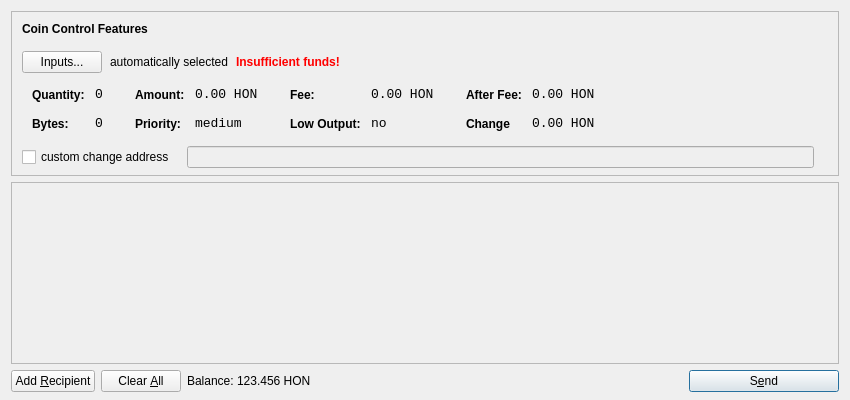
<?xml version="1.0" encoding="UTF-8"?>
<ui version="4.0">
 <class>SendCoinsDialog</class>
 <widget class="QDialog" name="SendCoinsDialog">
  <property name="geometry">
   <rect>
    <x>0</x>
    <y>0</y>
    <width>850</width>
    <height>400</height>
   </rect>
  </property>
  <property name="windowTitle">
   <string>Send Coins</string>
  </property>
  <layout class="QVBoxLayout" name="verticalLayout" stretch="0,1,0">
   <property name="bottomMargin">
    <number>8</number>
   </property>
   <item>
    <widget class="QFrame" name="frameCoinControl">
     <property name="sizePolicy">
      <sizepolicy hsizetype="Expanding" vsizetype="Expanding">
       <horstretch>0</horstretch>
       <verstretch>0</verstretch>
      </sizepolicy>
     </property>
     <property name="maximumSize">
      <size>
       <width>16777215</width>
       <height>16777215</height>
      </size>
     </property>
     <property name="frameShape">
      <enum>QFrame::StyledPanel</enum>
     </property>
     <property name="frameShadow">
      <enum>QFrame::Sunken</enum>
     </property>
     <layout class="QVBoxLayout" name="verticalLayoutCoinControl2">
      <property name="spacing">
       <number>-1</number>
      </property>
      <property name="leftMargin">
       <number>0</number>
      </property>
      <property name="topMargin">
       <number>0</number>
      </property>
      <property name="rightMargin">
       <number>0</number>
      </property>
      <property name="bottomMargin">
       <number>6</number>
      </property>
      <item>
       <layout class="QVBoxLayout" name="verticalLayoutCoinControl" stretch="0,0,0,0,1">
        <property name="spacing">
         <number>0</number>
        </property>
        <property name="leftMargin">
         <number>10</number>
        </property>
        <property name="topMargin">
         <number>10</number>
        </property>
        <item>
         <layout class="QHBoxLayout" name="horizontalLayoutCoinControl1">
          <property name="bottomMargin">
           <number>15</number>
          </property>
          <item>
           <widget class="QLabel" name="labelCoinControlFeatures">
            <property name="sizePolicy">
             <sizepolicy hsizetype="Preferred" vsizetype="Maximum">
              <horstretch>0</horstretch>
              <verstretch>0</verstretch>
             </sizepolicy>
            </property>
            <property name="font">
             <font>
              <weight>75</weight>
              <bold>true</bold>
             </font>
            </property>
            <property name="styleSheet">
             <string notr="true">font-weight:bold;</string>
            </property>
            <property name="text">
             <string>Coin Control Features</string>
            </property>
           </widget>
          </item>
         </layout>
        </item>
        <item>
         <layout class="QHBoxLayout" name="horizontalLayoutCoinControl2" stretch="0,0,0,0">
          <property name="spacing">
           <number>8</number>
          </property>
          <property name="bottomMargin">
           <number>10</number>
          </property>
          <item>
           <widget class="QPushButton" name="pushButtonCoinControl">
            <property name="styleSheet">
             <string notr="true"/>
            </property>
            <property name="text">
             <string>Inputs...</string>
            </property>
           </widget>
          </item>
          <item>
           <widget class="QLabel" name="labelCoinControlAutomaticallySelected">
            <property name="text">
             <string>automatically selected</string>
            </property>
            <property name="margin">
             <number>5</number>
            </property>
           </widget>
          </item>
          <item>
           <widget class="QLabel" name="labelCoinControlInsuffFunds">
            <property name="font">
             <font>
              <weight>75</weight>
              <bold>true</bold>
             </font>
            </property>
            <property name="styleSheet">
             <string notr="true">color:red;font-weight:bold;</string>
            </property>
            <property name="text">
             <string>Insufficient funds!</string>
            </property>
            <property name="margin">
             <number>5</number>
            </property>
           </widget>
          </item>
          <item>
           <spacer name="horizontalSpacerCoinControl">
            <property name="orientation">
             <enum>Qt::Horizontal</enum>
            </property>
            <property name="sizeHint" stdset="0">
             <size>
              <width>40</width>
              <height>1</height>
             </size>
            </property>
           </spacer>
          </item>
         </layout>
        </item>
        <item>
         <widget class="QWidget" name="widgetCoinControl" native="true">
          <property name="sizePolicy">
           <sizepolicy hsizetype="Preferred" vsizetype="Preferred">
            <horstretch>0</horstretch>
            <verstretch>0</verstretch>
           </sizepolicy>
          </property>
          <property name="minimumSize">
           <size>
            <width>0</width>
            <height>0</height>
           </size>
          </property>
          <property name="styleSheet">
           <string notr="true"/>
          </property>
          <layout class="QHBoxLayout" name="horizontalLayoutCoinControl5">
           <property name="margin">
            <number>0</number>
           </property>
           <item>
            <layout class="QHBoxLayout" name="horizontalLayoutCoinControl3" stretch="0,0,0,1">
             <property name="spacing">
              <number>20</number>
             </property>
             <property name="topMargin">
              <number>0</number>
             </property>
             <property name="bottomMargin">
              <number>10</number>
             </property>
             <item>
              <layout class="QFormLayout" name="formLayoutCoinControl1">
               <property name="horizontalSpacing">
                <number>10</number>
               </property>
               <property name="verticalSpacing">
                <number>14</number>
               </property>
               <property name="leftMargin">
                <number>10</number>
               </property>
               <property name="topMargin">
                <number>4</number>
               </property>
               <property name="rightMargin">
                <number>6</number>
               </property>
               <item row="0" column="0">
                <widget class="QLabel" name="labelCoinControlQuantityText">
                 <property name="styleSheet">
                  <string notr="true">font-weight:bold;</string>
                 </property>
                 <property name="text">
                  <string>Quantity:</string>
                 </property>
                 <property name="margin">
                  <number>0</number>
                 </property>
                </widget>
               </item>
               <item row="0" column="1">
                <widget class="QLabel" name="labelCoinControlQuantity">
                 <property name="font">
                  <font>
                   <family>Monospace</family>
                   <pointsize>10</pointsize>
                  </font>
                 </property>
                 <property name="cursor">
                  <cursorShape>IBeamCursor</cursorShape>
                 </property>
                 <property name="contextMenuPolicy">
                  <enum>Qt::ActionsContextMenu</enum>
                 </property>
                 <property name="text">
                  <string>0</string>
                 </property>
                 <property name="margin">
                  <number>0</number>
                 </property>
                 <property name="textInteractionFlags">
                  <set>Qt::LinksAccessibleByMouse|Qt::TextSelectableByKeyboard|Qt::TextSelectableByMouse</set>
                 </property>
                </widget>
               </item>
               <item row="1" column="0">
                <widget class="QLabel" name="labelCoinControlBytesText">
                 <property name="styleSheet">
                  <string notr="true">font-weight:bold;</string>
                 </property>
                 <property name="text">
                  <string>Bytes:</string>
                 </property>
                </widget>
               </item>
               <item row="1" column="1">
                <widget class="QLabel" name="labelCoinControlBytes">
                 <property name="font">
                  <font>
                   <family>Monospace</family>
                   <pointsize>10</pointsize>
                  </font>
                 </property>
                 <property name="cursor">
                  <cursorShape>IBeamCursor</cursorShape>
                 </property>
                 <property name="contextMenuPolicy">
                  <enum>Qt::ActionsContextMenu</enum>
                 </property>
                 <property name="text">
                  <string>0</string>
                 </property>
                 <property name="textInteractionFlags">
                  <set>Qt::LinksAccessibleByMouse|Qt::TextSelectableByKeyboard|Qt::TextSelectableByMouse</set>
                 </property>
                </widget>
               </item>
              </layout>
             </item>
             <item>
              <layout class="QFormLayout" name="formLayoutCoinControl2">
               <property name="horizontalSpacing">
                <number>10</number>
               </property>
               <property name="verticalSpacing">
                <number>14</number>
               </property>
               <property name="leftMargin">
                <number>6</number>
               </property>
               <property name="topMargin">
                <number>4</number>
               </property>
               <property name="rightMargin">
                <number>6</number>
               </property>
               <item row="0" column="0">
                <widget class="QLabel" name="labelCoinControlAmountText">
                 <property name="styleSheet">
                  <string notr="true">font-weight:bold;</string>
                 </property>
                 <property name="text">
                  <string>Amount:</string>
                 </property>
                 <property name="margin">
                  <number>0</number>
                 </property>
                </widget>
               </item>
               <item row="0" column="1">
                <widget class="QLabel" name="labelCoinControlAmount">
                 <property name="font">
                  <font>
                   <family>Monospace</family>
                   <pointsize>10</pointsize>
                  </font>
                 </property>
                 <property name="cursor">
                  <cursorShape>IBeamCursor</cursorShape>
                 </property>
                 <property name="contextMenuPolicy">
                  <enum>Qt::ActionsContextMenu</enum>
                 </property>
                 <property name="text">
                  <string>0.00 HON</string>
                 </property>
                 <property name="textInteractionFlags">
                  <set>Qt::LinksAccessibleByMouse|Qt::TextSelectableByKeyboard|Qt::TextSelectableByMouse</set>
                 </property>
                </widget>
               </item>
               <item row="1" column="0">
                <widget class="QLabel" name="labelCoinControlPriorityText">
                 <property name="styleSheet">
                  <string notr="true">font-weight:bold;</string>
                 </property>
                 <property name="text">
                  <string>Priority:</string>
                 </property>
                </widget>
               </item>
               <item row="1" column="1">
                <widget class="QLabel" name="labelCoinControlPriority">
                 <property name="font">
                  <font>
                   <family>Monospace</family>
                   <pointsize>10</pointsize>
                  </font>
                 </property>
                 <property name="cursor">
                  <cursorShape>IBeamCursor</cursorShape>
                 </property>
                 <property name="contextMenuPolicy">
                  <enum>Qt::ActionsContextMenu</enum>
                 </property>
                 <property name="text">
                  <string>medium</string>
                 </property>
                 <property name="textInteractionFlags">
                  <set>Qt::LinksAccessibleByMouse|Qt::TextSelectableByKeyboard|Qt::TextSelectableByMouse</set>
                 </property>
                </widget>
               </item>
              </layout>
             </item>
             <item>
              <layout class="QFormLayout" name="formLayoutCoinControl3">
               <property name="horizontalSpacing">
                <number>10</number>
               </property>
               <property name="verticalSpacing">
                <number>14</number>
               </property>
               <property name="leftMargin">
                <number>6</number>
               </property>
               <property name="topMargin">
                <number>4</number>
               </property>
               <property name="rightMargin">
                <number>6</number>
               </property>
               <item row="0" column="0">
                <widget class="QLabel" name="labelCoinControlFeeText">
                 <property name="styleSheet">
                  <string notr="true">font-weight:bold;</string>
                 </property>
                 <property name="text">
                  <string>Fee:</string>
                 </property>
                 <property name="margin">
                  <number>0</number>
                 </property>
                </widget>
               </item>
               <item row="0" column="1">
                <widget class="QLabel" name="labelCoinControlFee">
                 <property name="font">
                  <font>
                   <family>Monospace</family>
                   <pointsize>10</pointsize>
                  </font>
                 </property>
                 <property name="cursor">
                  <cursorShape>IBeamCursor</cursorShape>
                 </property>
                 <property name="contextMenuPolicy">
                  <enum>Qt::ActionsContextMenu</enum>
                 </property>
                 <property name="text">
                  <string>0.00 HON</string>
                 </property>
                 <property name="textInteractionFlags">
                  <set>Qt::LinksAccessibleByMouse|Qt::TextSelectableByKeyboard|Qt::TextSelectableByMouse</set>
                 </property>
                </widget>
               </item>
               <item row="1" column="0">
                <widget class="QLabel" name="labelCoinControlLowOutputText">
                 <property name="styleSheet">
                  <string notr="true">font-weight:bold;</string>
                 </property>
                 <property name="text">
                  <string>Low Output:</string>
                 </property>
                </widget>
               </item>
               <item row="1" column="1">
                <widget class="QLabel" name="labelCoinControlLowOutput">
                 <property name="font">
                  <font>
                   <family>Monospace</family>
                   <pointsize>10</pointsize>
                  </font>
                 </property>
                 <property name="cursor">
                  <cursorShape>IBeamCursor</cursorShape>
                 </property>
                 <property name="contextMenuPolicy">
                  <enum>Qt::ActionsContextMenu</enum>
                 </property>
                 <property name="text">
                  <string>no</string>
                 </property>
                 <property name="textInteractionFlags">
                  <set>Qt::LinksAccessibleByMouse|Qt::TextSelectableByKeyboard|Qt::TextSelectableByMouse</set>
                 </property>
                </widget>
               </item>
              </layout>
             </item>
             <item>
              <layout class="QFormLayout" name="formLayoutCoinControl4">
               <property name="horizontalSpacing">
                <number>10</number>
               </property>
               <property name="verticalSpacing">
                <number>14</number>
               </property>
               <property name="leftMargin">
                <number>6</number>
               </property>
               <property name="topMargin">
                <number>4</number>
               </property>
               <property name="rightMargin">
                <number>6</number>
               </property>
               <item row="0" column="0">
                <widget class="QLabel" name="labelCoinControlAfterFeeText">
                 <property name="styleSheet">
                  <string notr="true">font-weight:bold;</string>
                 </property>
                 <property name="text">
                  <string>After Fee:</string>
                 </property>
                 <property name="margin">
                  <number>0</number>
                 </property>
                </widget>
               </item>
               <item row="0" column="1">
                <widget class="QLabel" name="labelCoinControlAfterFee">
                 <property name="font">
                  <font>
                   <family>Monospace</family>
                   <pointsize>10</pointsize>
                  </font>
                 </property>
                 <property name="cursor">
                  <cursorShape>IBeamCursor</cursorShape>
                 </property>
                 <property name="contextMenuPolicy">
                  <enum>Qt::ActionsContextMenu</enum>
                 </property>
                 <property name="text">
                  <string>0.00 HON</string>
                 </property>
                 <property name="textInteractionFlags">
                  <set>Qt::LinksAccessibleByMouse|Qt::TextSelectableByKeyboard|Qt::TextSelectableByMouse</set>
                 </property>
                </widget>
               </item>
               <item row="1" column="0">
                <widget class="QLabel" name="labelCoinControlChangeText">
                 <property name="styleSheet">
                  <string notr="true">font-weight:bold;</string>
                 </property>
                 <property name="text">
                  <string>Change</string>
                 </property>
                </widget>
               </item>
               <item row="1" column="1">
                <widget class="QLabel" name="labelCoinControlChange">
                 <property name="font">
                  <font>
                   <family>Monospace</family>
                   <pointsize>10</pointsize>
                  </font>
                 </property>
                 <property name="cursor">
                  <cursorShape>IBeamCursor</cursorShape>
                 </property>
                 <property name="contextMenuPolicy">
                  <enum>Qt::ActionsContextMenu</enum>
                 </property>
                 <property name="text">
                  <string>0.00 HON</string>
                 </property>
                 <property name="textInteractionFlags">
                  <set>Qt::LinksAccessibleByMouse|Qt::TextSelectableByKeyboard|Qt::TextSelectableByMouse</set>
                 </property>
                </widget>
               </item>
              </layout>
             </item>
            </layout>
           </item>
          </layout>
         </widget>
        </item>
        <item>
         <layout class="QHBoxLayout" name="horizontalLayoutCoinControl4" stretch="0,0,0">
          <property name="spacing">
           <number>12</number>
          </property>
          <property name="sizeConstraint">
           <enum>QLayout::SetDefaultConstraint</enum>
          </property>
          <property name="topMargin">
           <number>5</number>
          </property>
          <property name="rightMargin">
           <number>5</number>
          </property>
          <item>
           <widget class="QCheckBox" name="checkBoxCoinControlChange">
            <property name="text">
             <string>custom change address</string>
            </property>
           </widget>
          </item>
          <item>
           <widget class="QLineEdit" name="lineEditCoinControlChange">
            <property name="enabled">
             <bool>false</bool>
            </property>
            <property name="sizePolicy">
             <sizepolicy hsizetype="Expanding" vsizetype="Fixed">
              <horstretch>0</horstretch>
              <verstretch>0</verstretch>
             </sizepolicy>
            </property>
           </widget>
          </item>
          <item>
           <widget class="QLabel" name="labelCoinControlChangeLabel">
            <property name="sizePolicy">
             <sizepolicy hsizetype="Preferred" vsizetype="Expanding">
              <horstretch>0</horstretch>
              <verstretch>0</verstretch>
             </sizepolicy>
            </property>
            <property name="minimumSize">
             <size>
              <width>0</width>
              <height>0</height>
             </size>
            </property>
            <property name="text">
             <string/>
            </property>
            <property name="margin">
             <number>3</number>
            </property>
           </widget>
          </item>
         </layout>
        </item>
        <item>
         <spacer name="verticalSpacerCoinControl">
          <property name="orientation">
           <enum>Qt::Vertical</enum>
          </property>
          <property name="sizeHint" stdset="0">
           <size>
            <width>800</width>
            <height>1</height>
           </size>
          </property>
         </spacer>
        </item>
       </layout>
      </item>
     </layout>
    </widget>
   </item>
   <item>
    <widget class="QScrollArea" name="scrollArea">
     <property name="widgetResizable">
      <bool>true</bool>
     </property>
     <widget class="QWidget" name="scrollAreaWidgetContents">
      <property name="geometry">
       <rect>
        <x>0</x>
        <y>0</y>
        <width>830</width>
        <height>165</height>
       </rect>
      </property>
      <layout class="QVBoxLayout" name="verticalLayout_2">
       <property name="margin">
        <number>0</number>
       </property>
       <item>
        <layout class="QVBoxLayout" name="entries">
         <property name="spacing">
          <number>6</number>
         </property>
        </layout>
       </item>
       <item>
        <spacer name="verticalSpacer">
         <property name="orientation">
          <enum>Qt::Vertical</enum>
         </property>
         <property name="sizeHint" stdset="0">
          <size>
           <width>20</width>
           <height>40</height>
          </size>
         </property>
        </spacer>
       </item>
      </layout>
     </widget>
    </widget>
   </item>
   <item>
    <layout class="QHBoxLayout" name="horizontalLayout">
     <item>
      <widget class="QPushButton" name="addButton">
       <property name="toolTip">
        <string>Send to multiple recipients at once</string>
       </property>
       <property name="text">
        <string>Add &amp;Recipient</string>
       </property>
       <property name="icon">
        <iconset resource="../bitcoin.qrc">
         <normaloff>:/icons/add</normaloff>:/icons/add</iconset>
       </property>
       <property name="autoDefault">
        <bool>false</bool>
       </property>
      </widget>
     </item>
     <item>
      <widget class="QPushButton" name="clearButton">
       <property name="sizePolicy">
        <sizepolicy hsizetype="Minimum" vsizetype="Fixed">
         <horstretch>0</horstretch>
         <verstretch>0</verstretch>
        </sizepolicy>
       </property>
       <property name="toolTip">
        <string>Remove all transaction fields</string>
       </property>
       <property name="text">
        <string>Clear &amp;All</string>
       </property>
       <property name="icon">
        <iconset resource="../bitcoin.qrc">
         <normaloff>:/icons/remove</normaloff>:/icons/remove</iconset>
       </property>
       <property name="autoRepeatDelay">
        <number>300</number>
       </property>
       <property name="autoDefault">
        <bool>false</bool>
       </property>
      </widget>
     </item>
     <item>
      <layout class="QHBoxLayout" name="horizontalLayout_2">
       <property name="spacing">
        <number>3</number>
       </property>
       <item>
        <widget class="QLabel" name="label">
         <property name="sizePolicy">
          <sizepolicy hsizetype="Preferred" vsizetype="Fixed">
           <horstretch>0</horstretch>
           <verstretch>0</verstretch>
          </sizepolicy>
         </property>
         <property name="text">
          <string>Balance:</string>
         </property>
        </widget>
       </item>
       <item>
        <widget class="QLabel" name="labelBalance">
         <property name="sizePolicy">
          <sizepolicy hsizetype="Preferred" vsizetype="Fixed">
           <horstretch>0</horstretch>
           <verstretch>0</verstretch>
          </sizepolicy>
         </property>
         <property name="cursor">
          <cursorShape>IBeamCursor</cursorShape>
         </property>
         <property name="text">
          <string>123.456 HON</string>
         </property>
         <property name="textInteractionFlags">
          <set>Qt::LinksAccessibleByMouse|Qt::TextSelectableByKeyboard|Qt::TextSelectableByMouse</set>
         </property>
        </widget>
       </item>
      </layout>
     </item>
     <item>
      <spacer name="horizontalSpacer">
       <property name="orientation">
        <enum>Qt::Horizontal</enum>
       </property>
       <property name="sizeHint" stdset="0">
        <size>
         <width>40</width>
         <height>20</height>
        </size>
       </property>
      </spacer>
     </item>
     <item>
      <widget class="QPushButton" name="sendButton">
       <property name="minimumSize">
        <size>
         <width>150</width>
         <height>0</height>
        </size>
       </property>
       <property name="toolTip">
        <string>Confirm the send action</string>
       </property>
       <property name="text">
        <string>S&amp;end</string>
       </property>
       <property name="icon">
        <iconset resource="../bitcoin.qrc">
         <normaloff>:/icons/send</normaloff>:/icons/send</iconset>
       </property>
       <property name="default">
        <bool>true</bool>
       </property>
      </widget>
     </item>
    </layout>
   </item>
  </layout>
 </widget>
 <resources>
  <include location="../bitcoin.qrc"/>
 </resources>
 <connections/>
</ui>
